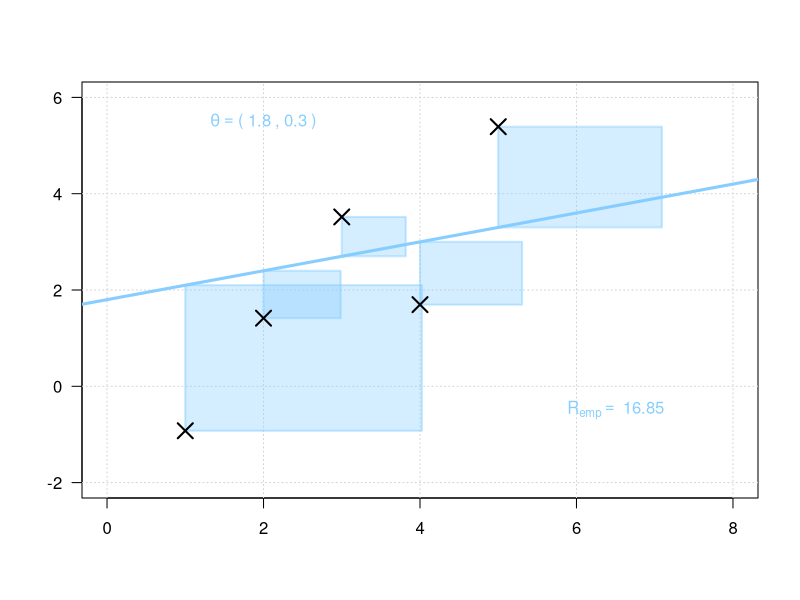
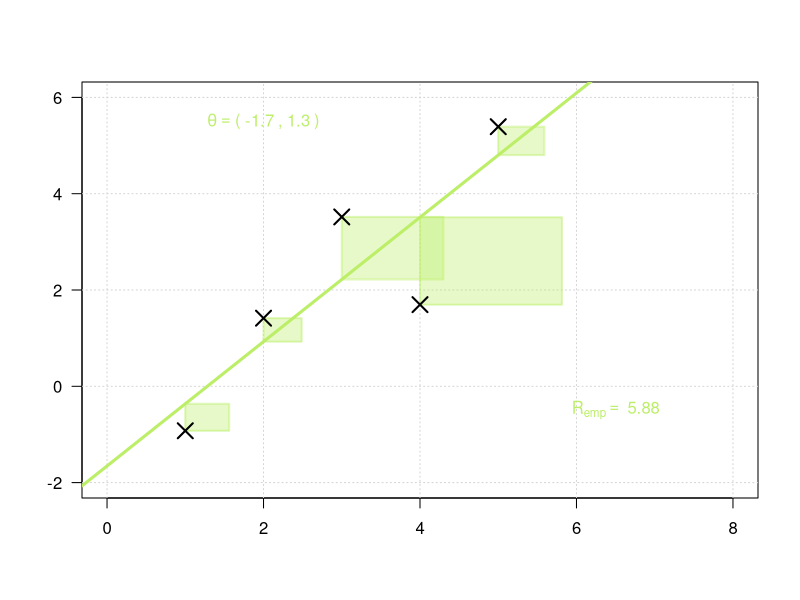
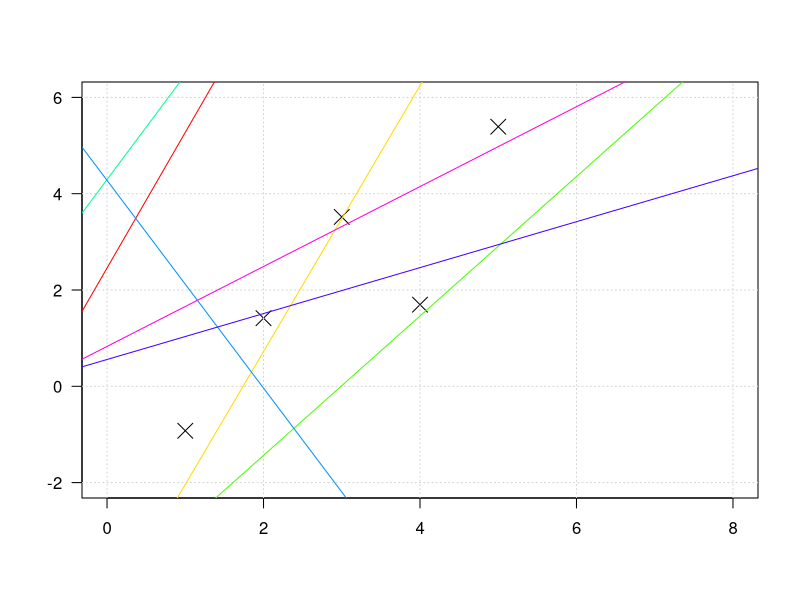

Generate these figures, in order, with R:
library(ggplot2)

# DATA -------------------------------------------------------------------------

set.seed(pi)

x = 1:5
y = x + rnorm(5, 0, 2)
m = lm(y ~ x)

coef1 <- c(1.8, .3)
coef2 <- c(1, .1)
coef3 <- c(0.5, .8)

# FUNCTIONS --------------------------------------------------------------------

colBlue = function(alpha) { rgb(135, 206, 255, alpha, maxColorValue = 255) }
colGreen = function(alpha) { rgb(188, 238, 104, alpha, maxColorValue = 255) }

data_plot = function(x, y) {
  
  plot(x, 
       y, 
       ylim = c(-2, 6), 
       xlim = c(0, 8), 
       cex = 2, 
       pch = 4, 
       las = 1, 
       ann = "false")
  
  grid()
  
}

add_lm = function(coef, color, coef_label) {
  
  abline(coef = coef, col = color(255), lwd = 3)
  coef <- round(coef, 1)
  
  text(x = coef_label[1], 
       y = coef_label[2], 
       labels = bquote(theta == "("~.(coef[1])~","~.(coef[2])~")"),
       col = color(255))
  
}

add_errors = function(x, y, coef, color, sse_label) {
  
  hat_y = cbind(1, x) %*% coef
  w = abs(y - hat_y)
  
  rect(xleft = x, 
       ybottom = y, 
       xright = x + w, 
       ytop = hat_y, 
       col = color(90),
       border = color(120), 
       lwd = 2)
  
  text(x = sse_label[1], 
       y = sse_label[2], 
       labels = bquote(R[emp] == ~ .(sum(round(w^2, 2)))), #paste0("SSE: ", sum(round(w^2, 2))),
       col = color(255))
  
  points(x, y, cex = 2, pch = 4, lwd = 2)
  
}

frame_plot = function(x, y, coef, color, coef_label, sse_label) {
  
  data_plot(x, y)
  add_lm(coef, color, coef_label)
  add_errors(x, y, coef, color, sse_label)
  
}

pdf("../figure/lm_reg1.pdf", height = 3, width = 4)
frame_plot(x, y, coef1, colBlue, c(2, 5.5), c(x = 6.5, y = -0.5))
dev.off()

pdf("../figure/lm_reg2.pdf", height = 3, width = 4)
frame_plot(x, y, coef(m), colGreen, c(2, 5.5), c(x = 6.5, y =  -0.5))
dev.off()

set.seed(234)
pdf("../figure/lm_reg3.pdf", height = 3, width = 4)
data_plot(x,y) 
num_lines <- 7
cl <- rainbow(num_lines)
for(i in 1:num_lines){
  abline( coef = runif(2,-5,5), lwd=1, col=cl[i])
}
dev.off()
